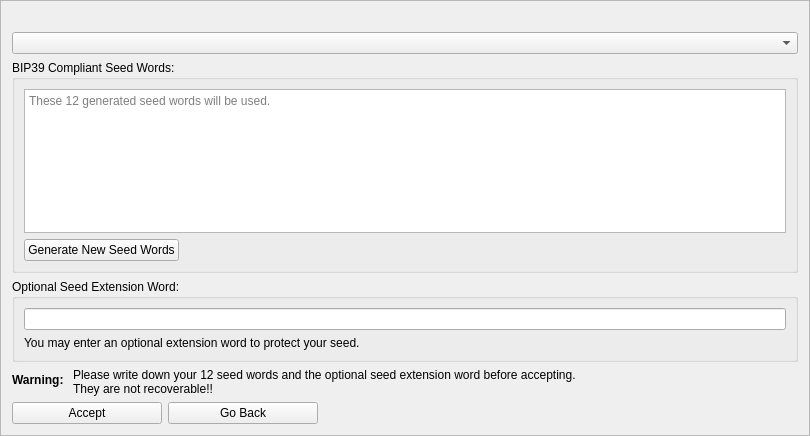
<?xml version="1.0" encoding="UTF-8"?>
<ui version="4.0">
 <class>MnemonicDialog2</class>
 <widget class="QFrame" name="MnemonicDialog2">
  <property name="geometry">
   <rect>
    <x>0</x>
    <y>0</y>
    <width>810</width>
    <height>436</height>
   </rect>
  </property>
  <property name="windowTitle">
   <string>New HD Wallet Creation</string>
  </property>
  <property name="frameShape">
   <enum>QFrame::StyledPanel</enum>
  </property>
  <property name="frameShadow">
   <enum>QFrame::Raised</enum>
  </property>
  <layout class="QVBoxLayout" name="verticalLayout">
   <item>
    <widget class="QLabel" name="lblHelp">
     <property name="palette">
      <palette>
       <active>
        <colorrole role="WindowText">
         <brush brushstyle="SolidPattern">
          <color alpha="255">
           <red>239</red>
           <green>41</green>
           <blue>41</blue>
          </color>
         </brush>
        </colorrole>
        <colorrole role="Text">
         <brush brushstyle="SolidPattern">
          <color alpha="255">
           <red>239</red>
           <green>41</green>
           <blue>41</blue>
          </color>
         </brush>
        </colorrole>
        <colorrole role="ButtonText">
         <brush brushstyle="SolidPattern">
          <color alpha="255">
           <red>239</red>
           <green>41</green>
           <blue>41</blue>
          </color>
         </brush>
        </colorrole>
       </active>
       <inactive>
        <colorrole role="WindowText">
         <brush brushstyle="SolidPattern">
          <color alpha="255">
           <red>239</red>
           <green>41</green>
           <blue>41</blue>
          </color>
         </brush>
        </colorrole>
        <colorrole role="Text">
         <brush brushstyle="SolidPattern">
          <color alpha="255">
           <red>239</red>
           <green>41</green>
           <blue>41</blue>
          </color>
         </brush>
        </colorrole>
        <colorrole role="ButtonText">
         <brush brushstyle="SolidPattern">
          <color alpha="255">
           <red>239</red>
           <green>41</green>
           <blue>41</blue>
          </color>
         </brush>
        </colorrole>
       </inactive>
       <disabled>
        <colorrole role="WindowText">
         <brush brushstyle="SolidPattern">
          <color alpha="255">
           <red>190</red>
           <green>190</green>
           <blue>190</blue>
          </color>
         </brush>
        </colorrole>
        <colorrole role="Text">
         <brush brushstyle="SolidPattern">
          <color alpha="255">
           <red>190</red>
           <green>190</green>
           <blue>190</blue>
          </color>
         </brush>
        </colorrole>
        <colorrole role="ButtonText">
         <brush brushstyle="SolidPattern">
          <color alpha="255">
           <red>190</red>
           <green>190</green>
           <blue>190</blue>
          </color>
         </brush>
        </colorrole>
       </disabled>
      </palette>
     </property>
     <property name="text">
      <string/>
     </property>
    </widget>
   </item>
   <item>
    <widget class="QComboBox" name="languageSeedWords"/>
   </item>
   <item>
    <widget class="QGroupBox" name="groupBox">
     <property name="title">
      <string>BIP39 Compliant Seed Words:</string>
     </property>
     <layout class="QGridLayout" name="gridLayout_3">
      <item row="2" column="0">
       <layout class="QHBoxLayout" name="horizontalLayout">
        <item>
         <widget class="QPushButton" name="generateButton">
          <property name="minimumSize">
           <size>
            <width>150</width>
            <height>0</height>
           </size>
          </property>
          <property name="text">
           <string>Generate New Seed Words</string>
          </property>
          <property name="checkable">
           <bool>false</bool>
          </property>
         </widget>
        </item>
        <item>
         <spacer name="horizontalSpacer_2">
          <property name="orientation">
           <enum>Qt::Horizontal</enum>
          </property>
          <property name="sizeHint" stdset="0">
           <size>
            <width>40</width>
            <height>20</height>
           </size>
          </property>
         </spacer>
        </item>
       </layout>
      </item>
      <item row="0" column="0">
       <widget class="QPlainTextEdit" name="seedwordsText">
        <property name="readOnly">
         <bool>true</bool>
        </property>
        <property name="placeholderText">
         <string>These 12 generated seed words will be used.</string>
        </property>
       </widget>
      </item>
     </layout>
    </widget>
   </item>
   <item>
    <spacer name="verticalSpacer">
     <property name="orientation">
      <enum>Qt::Vertical</enum>
     </property>
     <property name="sizeHint" stdset="0">
      <size>
       <width>20</width>
       <height>5</height>
      </size>
     </property>
    </spacer>
   </item>
   <item>
    <spacer name="verticalSpacer_3">
     <property name="orientation">
      <enum>Qt::Vertical</enum>
     </property>
     <property name="sizeHint" stdset="0">
      <size>
       <width>20</width>
       <height>5</height>
      </size>
     </property>
    </spacer>
   </item>
   <item>
    <widget class="QGroupBox" name="groupBox_2">
     <property name="title">
      <string>Optional Seed Extension Word:</string>
     </property>
     <layout class="QVBoxLayout" name="verticalLayout_2">
      <item>
       <widget class="QLineEdit" name="passphraseEdit">
        <property name="toolTip">
         <string>A 12 word seed phrase is a useful way of backing up a wallet, because it is a system for generating the keys to all Yerbas and Assets. However, anyone who finds/learns your seed phrase will likewise have control of your wallet. For this reason, some users choose to add another level of security to these 12 words. Unlike your 12 word phrase, which is generated randomly, this 13th word (known as the Seed Extension Word) is something the user comes up with themselves and memorizes, or stores separately from their seed phrase.
                
                The Seed Extension Word is like adding a password to your randomly generated seed phrase. If someone finds your written 12 word seed phrase, but you’ve chosen to use a Seed Extension Word, they will not be able to access your wallet.</string>
        </property>
       </widget>
      </item>
      <item>
       <widget class="QLabel" name="passphraseLabel">
        <property name="text">
         <string>You may enter an optional extension word to protect your seed.</string>
        </property>
       </widget>
      </item>
     </layout>
    </widget>
   </item>
   <item>
    <spacer name="verticalSpacer_5">
     <property name="orientation">
      <enum>Qt::Vertical</enum>
     </property>
     <property name="sizeHint" stdset="0">
      <size>
       <width>20</width>
       <height>40</height>
      </size>
     </property>
    </spacer>
   </item>
   <item>
    <layout class="QFormLayout" name="mnemonicLayout">
     <item row="1" column="0">
      <widget class="QLabel" name="label_3">
       <property name="font">
        <font>
         <weight>75</weight>
         <bold>true</bold>
        </font>
       </property>
       <property name="text">
        <string>Warning: </string>
       </property>
      </widget>
     </item>
     <item row="1" column="1">
      <widget class="QLabel" name="label_2">
       <property name="text">
        <string>Please write down your 12 seed words and the optional seed extension word before accepting.
They are not recoverable!!</string>
       </property>
      </widget>
     </item>
    </layout>
   </item>
   <item>
    <spacer name="verticalSpacer_4">
     <property name="orientation">
      <enum>Qt::Vertical</enum>
     </property>
     <property name="sizeHint" stdset="0">
      <size>
       <width>20</width>
       <height>40</height>
      </size>
     </property>
    </spacer>
   </item>
   <item>
    <layout class="QHBoxLayout" name="horizontalLayout_2">
     <item>
      <widget class="QPushButton" name="acceptButton">
       <property name="minimumSize">
        <size>
         <width>150</width>
         <height>0</height>
        </size>
       </property>
       <property name="maximumSize">
        <size>
         <width>150</width>
         <height>16777215</height>
        </size>
       </property>
       <property name="text">
        <string>Accept</string>
       </property>
       <property name="autoDefault">
        <bool>false</bool>
       </property>
      </widget>
     </item>
     <item>
      <widget class="QPushButton" name="backButton">
       <property name="minimumSize">
        <size>
         <width>150</width>
         <height>0</height>
        </size>
       </property>
       <property name="maximumSize">
        <size>
         <width>150</width>
         <height>16777215</height>
        </size>
       </property>
       <property name="text">
        <string>Go Back</string>
       </property>
      </widget>
     </item>
     <item>
      <spacer name="horizontalSpacer">
       <property name="orientation">
        <enum>Qt::Horizontal</enum>
       </property>
       <property name="sizeHint" stdset="0">
        <size>
         <width>40</width>
         <height>20</height>
        </size>
       </property>
      </spacer>
     </item>
    </layout>
   </item>
   <item>
    <spacer name="verticalSpacer_2">
     <property name="orientation">
      <enum>Qt::Vertical</enum>
     </property>
     <property name="sizeHint" stdset="0">
      <size>
       <width>20</width>
       <height>5</height>
      </size>
     </property>
    </spacer>
   </item>
  </layout>
 </widget>
 <resources/>
 <connections/>
</ui>
